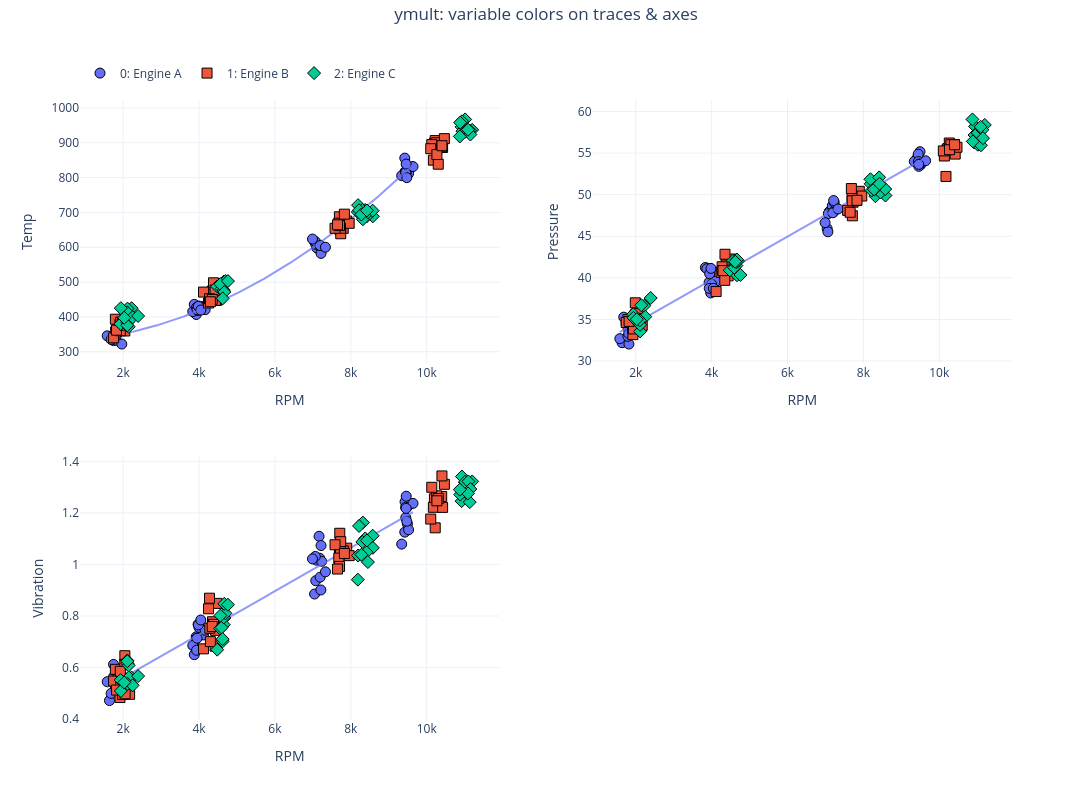

The notebook cell this image was saved under:
### Markdown cell above
## 1. `plot(by='ymult')` — multi-axis line plot

Each variable gets its own Y-axis (they live on very different scales). The
override color is applied to both the **trace** and that variable's **axis
title + ticks**.

### Code cell
nb.color("Pressure", 'blue')
nb.reg_order(0, 2)
nb.plot(x="RPM", y=["Temp", "Pressure", "Vibration"],
        suptitle="ymult: variable colors on traces & axes")

### Figure 1 — Plotly figure (JSON) as saved in the notebook; plotly's stock layout.template omitted (floating-point values rounded to 4 significant figures; data arrays with more than 128 entries replaced by an {"elided": "..."} marker saying what was removed)
{"data": [{"hovertemplate": "<b><u>Set: 0</u></b><br><b>Engine A</b><br>RPM: %{x:.2f}<br>Temp: %{y:.2f}<extra></extra>", "legendgroup": "group_0", "line": {"color": "#636EFA", "width": 2}, "marker": {"color": "#636EFA", "line": {"color": "black", "width": 1}, "opacity": 1, "size": 10, "symbol": "circle"}, "mode": "markers+markers", "name": "0: Engine A", "showlegend": true, "type": "scatter", "x": [1800.0, 1745.0, 1741.0, 1813.0, 1639.0, 1579.0, 1819.0, 1794.0, 1683.0, 1796.0, 1813.0, 1963.0, 9423.0, 9509.0, 9492.0, 9524.0, 9430.0, 9341.0, 9444.0, 9461.0, 9449.0, 9476.0, 9640.0, 9459.0, 7045.0, 7163.0, 7100.0, 7179.0, 7076.0, 7231.0, 7211.0, 7064.0, 6990.0, 7216.0, 7192.0, 7332.0, 3925.0, 4116.0, 3933.0, 3835.0, 3874.0, 3975.0, 3997.0, 3935.0, 4160.0, 3947.0, 3982.0, 4046.0], "xaxis": "x", "y": [355.4, 332.2, 338.8, 333.3, 341.8, 345.8, 346.6, 352.0, 335.4, 365.9, 351.1, 322.2, 856.0, 830.4, 832.0, 811.7, 816.5, 805.7, 818.2, 813.4, 814.5, 799.9, 831.8, 838.9, 616.2, 593.8, 598.8, 606.3, 608.6, 594.6, 599.4, 616.5, 623.6, 582.3, 605.1, 600.2, 407.0, 430.2, 430.1, 415.5, 436.1, 418.6, 431.3, 427.4, 420.9, 420.9, 430.4, 419.9], "yaxis": "y"}, {"hoverinfo": "skip", "legendgroup": "group_0", "line": {"color": "#636EFA", "width": 2}, "mode": "lines", "name": "0: Engine A Fit (LS2)", "opacity": 0.7, "showlegend": false, "type": "scatter", "x": {"elided": "200 float values"}, "xaxis": "x", "y": {"elided": "200 float values"}, "yaxis": "y"}, {"hovertemplate": "<b><u>Set: 0</u></b><br><b>Engine A</b><br>RPM: %{x:.2f}<br>Pressure: %{y:.2f}<extra></extra>", "legendgroup": "group_0", "line": {"color": "#636EFA", "width": 2}, "marker": {"color": "#636EFA", "line": {"color": "black", "width": 1}, "opacity": 1, "size": 10, "symbol": "circle"}, "mode": "markers+markers", "name": "0: Engine A", "showlegend": false, "type": "scatter", "x": [1800.0, 1745.0, 1741.0, 1813.0, 1639.0, 1579.0, 1819.0, 1794.0, 1683.0, 1796.0, 1813.0, 1963.0, 9423.0, 9509.0, 9492.0, 9524.0, 9430.0, 9341.0, 9444.0, 9461.0, 9449.0, 9476.0, 9640.0, 9459.0, 7045.0, 7163.0, 7100.0, 7179.0, 7076.0, 7231.0, 7211.0, 7064.0, 6990.0, 7216.0, 7192.0, 7332.0, 3925.0, 4116.0, 3933.0, 3835.0, 3874.0, 3975.0, 3997.0, 3935.0, 4160.0, 3947.0, 3982.0, 4046.0], "xaxis": "x2", "y": [34.23, 34.42, 34.84, 34.5, 32.2, 32.68, 32.03, 32.96, 35.27, 33.91, 33.31, 35.77, 54.32, 53.58, 55.17, 53.94, 54.47, 54.0, 54.87, 53.4, 53.97, 53.68, 54.08, 53.64, 45.92, 48.07, 47.96, 48.65, 47.73, 49.05, 47.91, 45.53, 46.63, 49.29, 47.82, 48.28, 41.07, 39.6, 39.46, 41.24, 41.09, 38.18, 39.24, 38.73, 40.69, 40.5, 41.13, 38.73], "yaxis": "y2"}, {"hoverinfo": "skip", "legendgroup": "group_0", "line": {"color": "#636EFA", "width": 2}, "mode": "lines", "name": "0: Engine A Fit (LS2)", "opacity": 0.7, "showlegend": false, "type": "scatter", "x": {"elided": "200 float values"}, "xaxis": "x2", "y": {"elided": "200 float values"}, "yaxis": "y2"}, {"hovertemplate": "<b><u>Set: 0</u></b><br><b>Engine A</b><br>RPM: %{x:.2f}<br>Vibration: %{y:.2f}<extra></extra>", "legendgroup": "group_0", "line": {"color": "#636EFA", "width": 2}, "marker": {"color": "#636EFA", "line": {"color": "black", "width": 1}, "opacity": 1, "size": 10, "symbol": "circle"}, "mode": "markers+markers", "name": "0: Engine A", "showlegend": false, "type": "scatter", "x": [1800.0, 1745.0, 1741.0, 1813.0, 1639.0, 1579.0, 1819.0, 1794.0, 1683.0, 1796.0, 1813.0, 1963.0, 9423.0, 9509.0, 9492.0, 9524.0, 9430.0, 9341.0, 9444.0, 9461.0, 9449.0, 9476.0, 9640.0, 9459.0, 7045.0, 7163.0, 7100.0, 7179.0, 7076.0, 7231.0, 7211.0, 7064.0, 6990.0, 7216.0, 7192.0, 7332.0, 3925.0, 4116.0, 3933.0, 3835.0, 3874.0, 3975.0, 3997.0, 3935.0, 4160.0, 3947.0, 3982.0, 4046.0], "xaxis": "x3", "y": [0.5055, 0.6125, 0.5629, 0.5858, 0.4721, 0.5451, 0.5246, 0.5256, 0.4998, 0.5441, 0.5549, 0.5696, 1.125, 1.227, 1.157, 1.134, 1.243, 1.079, 1.222, 1.265, 1.181, 1.168, 1.237, 1.217, 0.8853, 1.109, 1.016, 1.024, 0.9369, 1.012, 0.901, 1.031, 1.021, 1.073, 0.9506, 0.9713, 0.7194, 0.7267, 0.7127, 0.686, 0.6501, 0.768, 0.7558, 0.6671, 0.745, 0.7138, 0.7658, 0.7846], "yaxis": "y3"}, {"hoverinfo": "skip", "legendgroup": "group_0", "line": {"color": "#636EFA", "width": 2}, "mode": "lines", "name": "0: Engine A Fit (LS2)", "opacity": 0.7, "showlegend": false, "type": "scatter", "x": {"elided": "200 float values"}, "xaxis": "x3", "y": {"elided": "200 float values"}, "yaxis": "y3"}, {"hovertemplate": "<b><u>Set: 1</u></b><br><b>Engine B</b><br>RPM: %{x:.2f}<br>Temp: %{y:.2f}<extra></extra>", "legendgroup": "group_1", "line": {"color": "#EF553B", "width": 2}, "marker": {"color": "#EF553B", "line": {"color": "black", "width": 1}, "opacity": 1, "size": 10, "symbol": "square"}, "mode": "markers+markers", "name": "1: Engine B", "showlegend": true, "type": "scatter", "x": [2060.0, 2044.0, 1794.0, 2169.0, 2042.0, 1747.0, 1915.0, 1924.0, 1937.0, 1824.0, 1987.0, 2051.0, 10200.0, 10230.0, 10180.0, 10420.0, 10400.0, 10260.0, 10130.0, 10110.0, 10470.0, 10310.0, 10270.0, 10400.0, 7709.0, 7892.0, 7802.0, 7957.0, 7700.0, 7734.0, 7729.0, 7585.0, 7684.0, 7704.0, 7831.0, 7651.0, 4474.0, 4351.0, 4249.0, 4435.0, 4355.0, 4284.0, 4380.0, 4118.0, 4423.0, 4275.0, 4346.0, 4299.0], "xaxis": "x", "y": [375.5, 394.6, 393.5, 404.7, 359.7, 340.0, 378.7, 360.5, 385.3, 362.0, 384.1, 376.4, 899.0, 906.4, 850.2, 886.4, 888.4, 900.1, 894.8, 883.1, 911.9, 838.6, 866.2, 891.6, 651.8, 675.3, 654.3, 668.8, 687.6, 638.8, 654.7, 654.6, 669.2, 662.2, 695.1, 664.5, 448.1, 474.4, 440.0, 447.4, 460.7, 463.7, 498.1, 471.4, 477.1, 452.2, 450.4, 443.7], "yaxis": "y"}, {"hovertemplate": "<b><u>Set: 1</u></b><br><b>Engine B</b><br>RPM: %{x:.2f}<br>Pressure: %{y:.2f}<extra></extra>", "legendgroup": "group_1", "line": {"color": "#EF553B", "width": 2}, "marker": {"color": "#EF553B", "line": {"color": "black", "width": 1}, "opacity": 1, "size": 10, "symbol": "square"}, "mode": "markers+markers", "name": "1: Engine B", "showlegend": false, "type": "scatter", "x": [2060.0, 2044.0, 1794.0, 2169.0, 2042.0, 1747.0, 1915.0, 1924.0, 1937.0, 1824.0, 1987.0, 2051.0, 10200.0, 10230.0, 10180.0, 10420.0, 10400.0, 10260.0, 10130.0, 10110.0, 10470.0, 10310.0, 10270.0, 10400.0, 7709.0, 7892.0, 7802.0, 7957.0, 7700.0, 7734.0, 7729.0, 7585.0, 7684.0, 7704.0, 7831.0, 7651.0, 4474.0, 4351.0, 4249.0, 4435.0, 4355.0, 4284.0, 4380.0, 4118.0, 4423.0, 4275.0, 4346.0, 4299.0], "xaxis": "x2", "y": [35.69, 34.65, 34.98, 34.28, 35.09, 34.63, 33.93, 33.17, 33.85, 34.76, 36.99, 35.11, 55.43, 55.54, 52.19, 54.88, 56.04, 56.21, 54.65, 55.26, 55.7, 56.01, 55.41, 56.0, 47.46, 50.4, 49.3, 49.84, 49.76, 49.27, 49.1, 48.11, 50.73, 49.26, 49.32, 47.88, 42.27, 42.83, 40.66, 40.23, 41.1, 40.92, 41.54, 38.35, 40.91, 41.33, 39.69, 40.86], "yaxis": "y2"}, {"hovertemplate": "<b><u>Set: 1</u></b><br><b>Engine B</b><br>RPM: %{x:.2f}<br>Vibration: %{y:.2f}<extra></extra>", "legendgroup": "group_1", "line": {"color": "#EF553B", "width": 2}, "marker": {"color": "#EF553B", "line": {"color": "black", "width": 1}, "opacity": 1, "size": 10, "symbol": "square"}, "mode": "markers+markers", "name": "1: Engine B", "showlegend": false, "type": "scatter", "x": [2060.0, 2044.0, 1794.0, 2169.0, 2042.0, 1747.0, 1915.0, 1924.0, 1937.0, 1824.0, 1987.0, 2051.0, 10200.0, 10230.0, 10180.0, 10420.0, 10400.0, 10260.0, 10130.0, 10110.0, 10470.0, 10310.0, 10270.0, 10400.0, 7709.0, 7892.0, 7802.0, 7957.0, 7700.0, 7734.0, 7729.0, 7585.0, 7684.0, 7704.0, 7831.0, 7651.0, 4474.0, 4351.0, 4249.0, 4435.0, 4355.0, 4284.0, 4380.0, 4118.0, 4423.0, 4275.0, 4346.0, 4299.0], "xaxis": "x3", "y": [0.6107, 0.6461, 0.5932, 0.4964, 0.6122, 0.5478, 0.4839, 0.5856, 0.5285, 0.5129, 0.4959, 0.4984, 1.254, 1.142, 1.222, 1.221, 1.264, 1.266, 1.299, 1.176, 1.311, 1.256, 1.247, 1.343, 1.121, 1.063, 1.053, 1.034, 1.045, 1.088, 1.05, 1.076, 1.025, 0.9923, 1.042, 0.9822, 0.849, 0.7528, 0.828, 0.7444, 0.7778, 0.7528, 0.7678, 0.6727, 0.683, 0.8692, 0.7594, 0.7007], "yaxis": "y3"}, {"hovertemplate": "<b><u>Set: 2</u></b><br><b>Engine C</b><br>RPM: %{x:.2f}<br>Temp: %{y:.2f}<extra></extra>", "legendgroup": "group_2", "line": {"color": "#00CC96", "width": 2}, "marker": {"color": "#00CC96", "line": {"color": "black", "width": 1}, "opacity": 1, "size": 10, "symbol": "diamond"}, "mode": "markers+markers", "name": "2: Engine C", "showlegend": true, "type": "scatter", "x": [2221.0, 2150.0, 1932.0, 2114.0, 2109.0, 2113.0, 2144.0, 2249.0, 2392.0, 2108.0, 1938.0, 2028.0, 10920.0, 11010.0, 10940.0, 11200.0, 10930.0, 11010.0, 11140.0, 11100.0, 11150.0, 10880.0, 11090.0, 10870.0, 8381.0, 8581.0, 8192.0, 8185.0, 8415.0, 8318.0, 8450.0, 8305.0, 8217.0, 8576.0, 8279.0, 8425.0, 4553.0, 4668.0, 4479.0, 4651.0, 4595.0, 4651.0, 4623.0, 4695.0, 4562.0, 4665.0, 4761.0, 4622.0], "xaxis": "x", "y": [425.1, 403.6, 380.0, 424.0, 413.1, 384.2, 371.8, 399.1, 402.8, 375.9, 425.3, 397.7, 945.7, 967.1, 933.6, 937.2, 961.8, 931.7, 934.9, 931.7, 923.8, 958.0, 937.6, 918.2, 707.0, 688.9, 721.0, 701.2, 688.2, 680.5, 700.4, 707.0, 706.4, 705.1, 694.2, 705.7, 481.7, 498.7, 487.7, 501.5, 481.2, 477.1, 490.9, 503.2, 494.1, 471.5, 503.0, 453.2], "yaxis": "y"}, {"hovertemplate": "<b><u>Set: 2</u></b><br><b>Engine C</b><br>RPM: %{x:.2f}<br>Pressure: %{y:.2f}<extra></extra>", "legendgroup": "group_2", "line": {"color": "#00CC96", "width": 2}, "marker": {"color": "#00CC96", "line": {"color": "black", "width": 1}, "opacity": 1, "size": 10, "symbol": "diamond"}, "mode": "markers+markers", "name": "2: Engine C", "showlegend": false, "type": "scatter", "x": [2221.0, 2150.0, 1932.0, 2114.0, 2109.0, 2113.0, 2144.0, 2249.0, 2392.0, 2108.0, 1938.0, 2028.0, 10920.0, 11010.0, 10940.0, 11200.0, 10930.0, 11010.0, 11140.0, 11100.0, 11150.0, 10880.0, 11090.0, 10870.0, 8381.0, 8581.0, 8192.0, 8185.0, 8415.0, 8318.0, 8450.0, 8305.0, 8217.0, 8576.0, 8279.0, 8425.0, 4553.0, 4668.0, 4479.0, 4651.0, 4595.0, 4651.0, 4623.0, 4695.0, 4562.0, 4665.0, 4761.0, 4622.0], "xaxis": "x2", "y": [36.64, 34.99, 35.62, 33.55, 34.9, 34.35, 36.71, 35.33, 37.57, 34.89, 35.18, 35.02, 56.27, 56.01, 58.21, 58.39, 57.17, 57.43, 57.8, 55.94, 56.79, 56.4, 58.16, 59.05, 51.11, 49.9, 51.3, 51.85, 52.08, 49.82, 50.26, 50.68, 50.5, 50.67, 50.64, 51.31, 41.14, 40.31, 40.9, 41.47, 41.22, 41.86, 42.11, 42.02, 42.04, 42.2, 40.35, 41.93], "yaxis": "y2"}, {"hovertemplate": "<b><u>Set: 2</u></b><br><b>Engine C</b><br>RPM: %{x:.2f}<br>Vibration: %{y:.2f}<extra></extra>", "legendgroup": "group_2", "line": {"color": "#00CC96", "width": 2}, "marker": {"color": "#00CC96", "line": {"color": "black", "width": 1}, "opacity": 1, "size": 10, "symbol": "diamond"}, "mode": "markers+markers", "name": "2: Engine C", "showlegend": false, "type": "scatter", "x": [2221.0, 2150.0, 1932.0, 2114.0, 2109.0, 2113.0, 2144.0, 2249.0, 2392.0, 2108.0, 1938.0, 2028.0, 10920.0, 11010.0, 10940.0, 11200.0, 10930.0, 11010.0, 11140.0, 11100.0, 11150.0, 10880.0, 11090.0, 10870.0, 8381.0, 8581.0, 8192.0, 8185.0, 8415.0, 8318.0, 8450.0, 8305.0, 8217.0, 8576.0, 8279.0, 8425.0, 4553.0, 4668.0, 4479.0, 4651.0, 4595.0, 4651.0, 4623.0, 4695.0, 4562.0, 4665.0, 4761.0, 4622.0], "xaxis": "x3", "y": [0.5614, 0.5622, 0.5514, 0.537, 0.6272, 0.6164, 0.6085, 0.5311, 0.567, 0.6248, 0.5093, 0.5422, 1.246, 1.318, 1.286, 1.322, 1.341, 1.32, 1.242, 1.322, 1.292, 1.271, 1.276, 1.29, 1.101, 1.064, 1.035, 0.9411, 1.047, 1.162, 1.01, 1.087, 1.149, 1.111, 1.038, 1.093, 0.752, 0.7924, 0.6695, 0.7664, 0.7553, 0.7947, 0.702, 0.8104, 0.8017, 0.8472, 0.8439, 0.7106], "yaxis": "y3"}], "layout": {"height": 800, "legend": {"orientation": "h", "x": 0, "xanchor": "left", "y": 1.02, "yanchor": "bottom"}, "margin": {"r": 80, "t": 100}, "showlegend": true, "title": {"text": "ymult: variable colors on traces & axes", "x": 0.5, "xanchor": "center", "y": 0.99, "yanchor": "top", "yref": "container"}, "width": 1200, "xaxis": {"anchor": "y", "domain": [0, 0.45], "title": {"standoff": 15, "text": "RPM"}}, "xaxis2": {"anchor": "y2", "domain": [0.55, 1], "title": {"standoff": 15, "text": "RPM"}}, "xaxis3": {"anchor": "y3", "domain": [0, 0.45], "title": {"standoff": 15, "text": "RPM"}}, "xaxis4": {"anchor": "y4", "domain": [0.55, 1]}, "yaxis": {"anchor": "x", "domain": [0.575, 1], "title": {"standoff": 15, "text": "Temp"}}, "yaxis2": {"anchor": "x2", "domain": [0.575, 1], "title": {"standoff": 15, "text": "Pressure"}}, "yaxis3": {"anchor": "x3", "domain": [0, 0.425], "title": {"standoff": 15, "text": "Vibration"}}, "yaxis4": {"anchor": "x4", "domain": [0, 0.425]}}}
